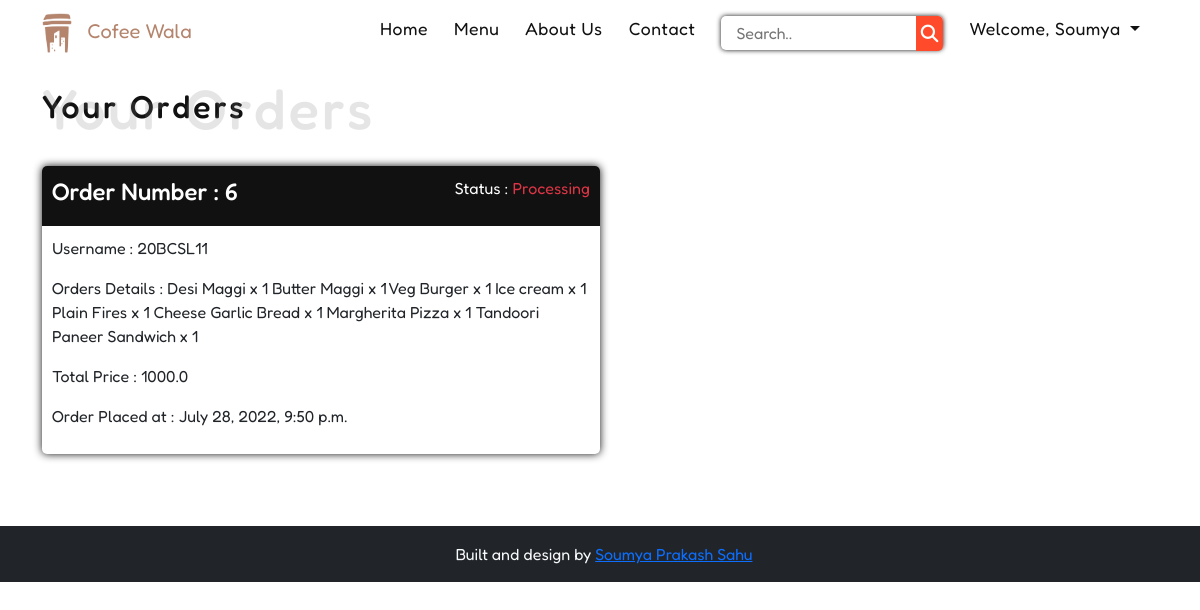
The app's page /food/orders/ (signed in) with its own data.
### FoodApp/models.py (models this page shows, shortened)
class Orders(models.Model):
    user = models.ForeignKey(User, on_delete=models.DO_NOTHING)
    order_details = models.CharField(max_length=500)
    total_price = models.FloatField()
    is_ready = models.BooleanField(default=False)
    is_delivered = models.BooleanField(default=False)
    created_at = models.DateTimeField(auto_now_add=True)
    updated_at = models.DateTimeField(auto_now=True)

### FoodApp/views.py (the view)
# urls.py: path('orders/', views.OrdersDetails, name="orders"),
def OrdersDetails(request):
    orderDetails = Orders.objects.filter(user=request.user).order_by('-id')
    context = {
        'details': orderDetails
    }
    return render(request, 'food/order.html', context)

### templates/food/order.html (shortened to what this page needs)
{% extends "base/base.html" %}
{% load static %}
{% block content %}
<div id="food-details-page">
    <section class="details-wrapper container">
        <h2 class="head-design mb-4">Your Orders <span>Your Orders</span></h2>
        {% for detail in details %}
        <div class="order-card">
            <div class="order-header">
                <h4>
                    Order Number : {{detail.id}}
                </h4>
                <p>Status :
                    {% if detail.is_ready and detail.is_delivered %}
                    <span class="text-success">Delivered</span>
                    {% elif detail.is_ready %}
                    <span class="text-warning">Ready</span>
                    {% else %}
                    <span class="text-danger">Processing</span>
                    {% endif %}
                </p>
            </div>
            <div class="order-body">
                <p> Username : {{detail.user}}</p>
                <p> Orders Details : {{detail.order_details}}</p>
                <p> Total Price : {{detail.total_price}}</p>
                <p> Order Placed at : {{detail.created_at}}</p>
            </div>
        </div>
        {% endfor %}
    </section>
</div>
{% endblock content %}

### templates/base/base.html (shortened to what this page needs)
{% load static %}
<!DOCTYPE html>
<html lang="en">
<head>
    <link rel="stylesheet" href=" {% static 'style/style.css' %} ">
    <link href="https://cdn.jsdelivr.net/npm/bootstrap@5.1.3/dist/css/bootstrap.min.css" rel="stylesheet"
>
</head>
<body>
    <header class="header_wrapper">
        <nav class="navbar navbar-expand-lg fixed-top">
            <div class="container">
                <a class="navbar-brand" href="{% url 'index' %}"><img src=" {% static 'assets/coffee_wala.png' %} "
                        alt=""> &nbsp; Cofee Wala</a>
                <div class="collapse navbar-collapse" id="navbarSupportedContent">
                    <ul class="navbar-nav ms-auto">
                        <li class="nav-item">
                            <a class="nav-link" href="{% url 'index' %}">Home</a>
                        </li>
                        <li class="nav-item">
                            <a class="nav-link" href="{% url 'menu' %}">Menu</a>
                        </li>
                        <li class="nav-item">
                            <a class="nav-link" href="{% url 'about' %}">About Us</a>
                        </li>
                        <li class="nav-item">
                            <a class="nav-link" href="{% url 'contact' %}">Contact</a>
                        </li>
                        <li class="nav-item search-box">
                            <form action="" method="get" class="nav-link" autocomplete="off">
                                <input type="text" class="search-input" placeholder="Search.." name="query">
                                <a class="search-btn" href="{% url 'search' %}"><i
                                        class="fa-solid fa-magnifying-glass"></i></a>
                            </form>
                        </li>
                        {% if user.is_authenticated %}
                        <li class="nav-item dropdown">
                            <a class="nav-link dropdown-toggle" href="#" id="navbarDropdown" role="button"
                                data-bs-toggle="dropdown" aria-expanded="false">
                                Welcome, {{user.first_name}}
                            </a>
                        </li>
                        {% else %}
                        <li class="nav-btn">
                            <a class="btn login-btn" href="{% url 'login' %}">Login</a>
                        </li>
                        {% endif %}
                    </ul>
                </div>
            </div>
        </nav>
    </header>
    {% block content %}
    {% endblock content %}
    <footer class="bg-dark text-center text-light py-3">
        <div> &nbsp; Built and design by <a href="#">Soumya Prakash Sahu</a> </div>
    </footer>
</body>
</html>

### static/style/style.css (style rules this page uses)
* { padding: 0; margin: 0; box-sizing: border-box; font-family: 'Fredoka', sans-serif; }
html { scroll-behavior: smooth; scroll-behavior: auto; }
.head-design { color: #111; display: flex; justify-content: center; flex-direction: column; letter-spacing: 3px; }
.head-design span { color: grey; opacity: 0.2; font-size: 3.5rem; margin-top: -3.2rem; }
.header_wrapper .navbar-brand { color: #B4846C; }
.header_wrapper .navbar-brand img { width: 30px; }
.header_wrapper .nav-item { margin-right: 10px; }
.header_wrapper .nav-item a { position: relative; color: #111; font-size: 1.1rem; letter-spacing: 0.5px; }
.search-box { position: relative; display: flex; flex-direction: column; }
.header_wrapper .search-box .search-input { position: relative; padding: 5px 15px; border-radius: 5px; border: none; box-shadow: 0px 0px 5px 0px #111; }
.header_wrapper .search-box .search-btn { position: absolute; right: 0; background-color: #FF4B2B; color: #fff; border-radius: 0 5px 5px 0; padding: 4.5px; margin: 0 8px; }
.details-wrapper { padding: 6% 0; }
.order-card { width: 50%; box-shadow: 0px 0px 8px 0px #111; margin-top: 15px; border-radius: 5px; }
.order-header { background-color: #111; display: flex; justify-content: space-between; align-items: center; padding: 10px; color: #fff; border-radius: 5px 5px 0 0; }
.order-body { padding: 10px; }

### records on screen
Orders: id "6", is_ready "Processing", user "20BCSL11", order_details "Desi Maggi x 1 Butter Maggi x 1 Veg Burger x 1 Ice cream x 1 Plain Fires x 1 Cheese Garlic Bread x 1 Margherita Pizza x 1 Tandoori Paneer Sandwich x 1", total_price "1000.0", created_at "July 28, 2022, 9:50 p.m."

### other values on screen
{{ user.first_name }} "Soumya"
